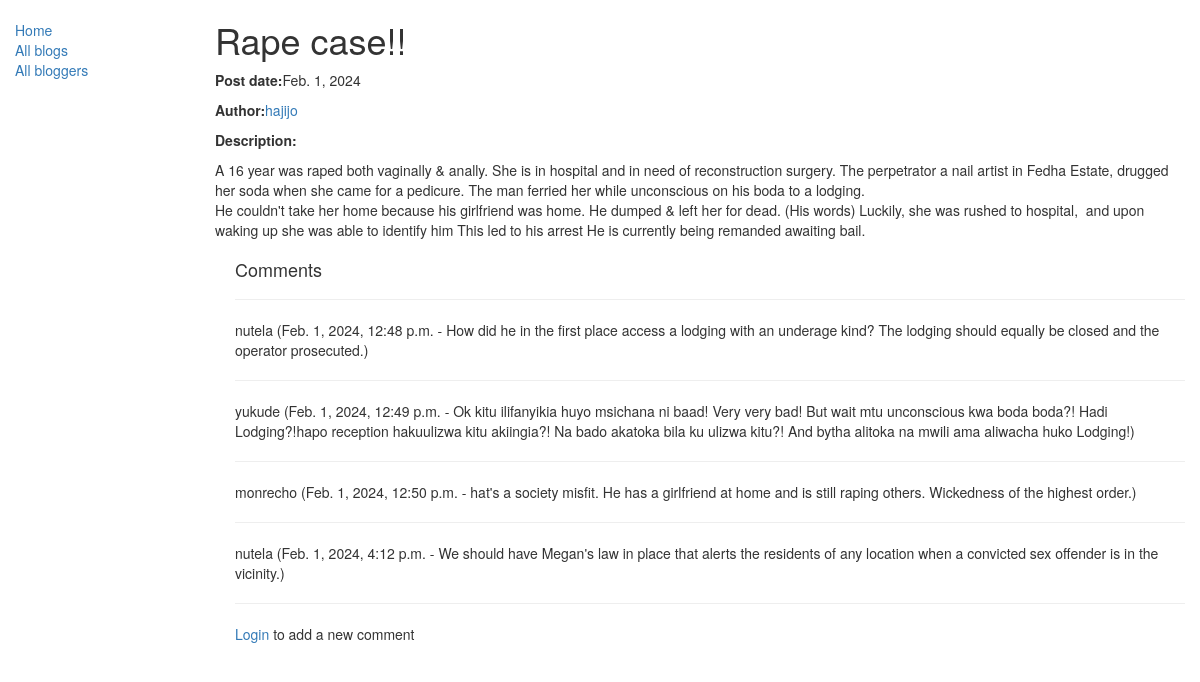
The page /blog/1 on the database its author committed.
### blog/models.py (models this page shows, shortened)
class BlogPost(models.Model):
    name = models.CharField(max_length=200)
    author = models.ForeignKey(BlogAuthor, on_delete=models.SET_NULL, null=True)
    description = models.TextField(max_length=2000, help_text="Enter your blog text here.")
    post_date = models.DateField(default=date.today)
    class Meta:
        ordering = ["-post_date"]

class BlogAuthor(models.Model):
    user = models.OneToOneField(User, on_delete=models.SET_NULL, null=True)
    bio = models.TextField(max_length=400, help_text="Enter your bio details here.")
    class Meta:
        ordering = ["user","bio"]
    def __str__(self):
        return self.user.username

class Comments(models.Model):
    description = models.TextField(max_length=1000, help_text="Comment about the blog")
    author = models.ForeignKey(User, on_delete=models.RESTRICT, null=True)
    post_date = models.DateTimeField(auto_now_add=True)
    blog = models.ForeignKey(BlogPost, on_delete=models.CASCADE)
    class Meta:
        ordering = ["post_date"]

### blog/views.py (the view)
# urls.py: path('blog/<int:pk>', views.BlogDetailView.as_view(), name='blog-detail'),
class BlogDetailView(generic.DetailView):
    model = BlogPost

### blog/templates/blog/blogpost_detail.html
{% extends "base_generic.html" %}
{% block content %}
    <h1>{{ blogpost.name }}</h1>
    <p><strong>Post date:</strong>{{ blogpost.post_date }}</p>
    <p><strong>Author:</strong><a href="{% url 'blogs-by-author' blogpost.author.pk %}">{{ blogpost.author }}</a></p>
    <p><strong>Description:</strong></p>
    <p style="white-space: pre-wrap;">{{ blogpost.description }}</p>
    <div style="margin-left: 20px;margin-top: 20px;">
        <h4>Comments</h4>
        {% for comment in blogpost.comments_set.all %}
            <hr>
            <p>{{ comment.author }} ({{ comment.post_date }} - {{ comment.description }})</p>
        {% endfor %}
        <hr>
        {% if user.is_authenticated %}
            <a href="{% url 'blog_comment' blogpost.id %}">Add a new comment</a>
        {% else %}
            <p><a href="{% url 'login' %}?next={{ request.path }}">Login</a> to add a new comment</p>
        {% endif %}
    </div>
{% endblock %}

### blog/templates/base_generic.html (shortened to what this page needs)
<!DOCTYPE html>
<html lang="en">
<head>
    <link rel="stylesheet" href="https://maxcdn.bootstrapcdn.com/bootstrap/3.3.7/css/bootstrap.min.css">
    {% load static%}
    <link rel="stylesheet" href="{% static 'css/styles.css' %}">
</head>
<body>
    <div class="container-fluid">
        <div class="row">
            <div class="col-sm-2">
                {% block sidebar %}
                    <ul class="sidebar-nav">
                        <li><a href="{% url 'index' %}">Home</a></li>
                        <li><a href="{% url 'blogs' %}">All blogs</a></li>
                        <li><a href="{% url 'bloggers' %}">All bloggers</a></li>
                    </ul>
                {% endblock %}
            </div>
            <div class="col-sm-10">
                {% block content %}{% endblock %}
            </div>
        </div>
    </div>
</body>
</html>

### blog/static/css/styles.css (style rules this page uses)
.sidebar-nav { margin-top: 20px; padding: 0; list-style: none; }

### rows shown on the page
BlogPost: name "Rape case!!", post_date "Feb. 1, 2024", author "hajijo", description "A 16 year was raped both vaginally & anally. She is in hospital and in need of reconstruction surgery. The perpetrator a nail artist in Fedha Estate, drugged her soda when she came for a pedicure. The man ferried her while unconscious on his boda to a lodging. He couldn't take her home because his girlfriend was home. He dumped & left her for dead. (His words) Luckily, she was rushed to hospital, and upon waking up she was able to identify him This led to his arrest He is currently being remanded awaiting bail."
Comments: author "nutela", post_date "Feb. 1, 2024, 12:48 p.m.", description "How did he in the first place access a lodging with an underage kind? The lodging should equally be closed and the operator prosecuted."
Comments: author "yukude", post_date "Feb. 1, 2024, 12:49 p.m.", description "Ok kitu ilifanyikia huyo msichana ni baad! Very very bad! But wait mtu unconscious kwa boda boda?! Hadi Lodging?!hapo reception hakuulizwa kitu akiingia?! Na bado akatoka bila ku ulizwa kitu?! And bytha alitoka na mwili ama aliwacha huko Lodging!"
Comments: author "monrecho", post_date "Feb. 1, 2024, 12:50 p.m.", description "hat's a society misfit. He has a girlfriend at home and is still raping others. Wickedness of the highest order."
Comments: author "nutela", post_date "Feb. 1, 2024, 4:12 p.m.", description "We should have Megan's law in place that alerts the residents of any location when a convicted sex offender is in the vicinity."
